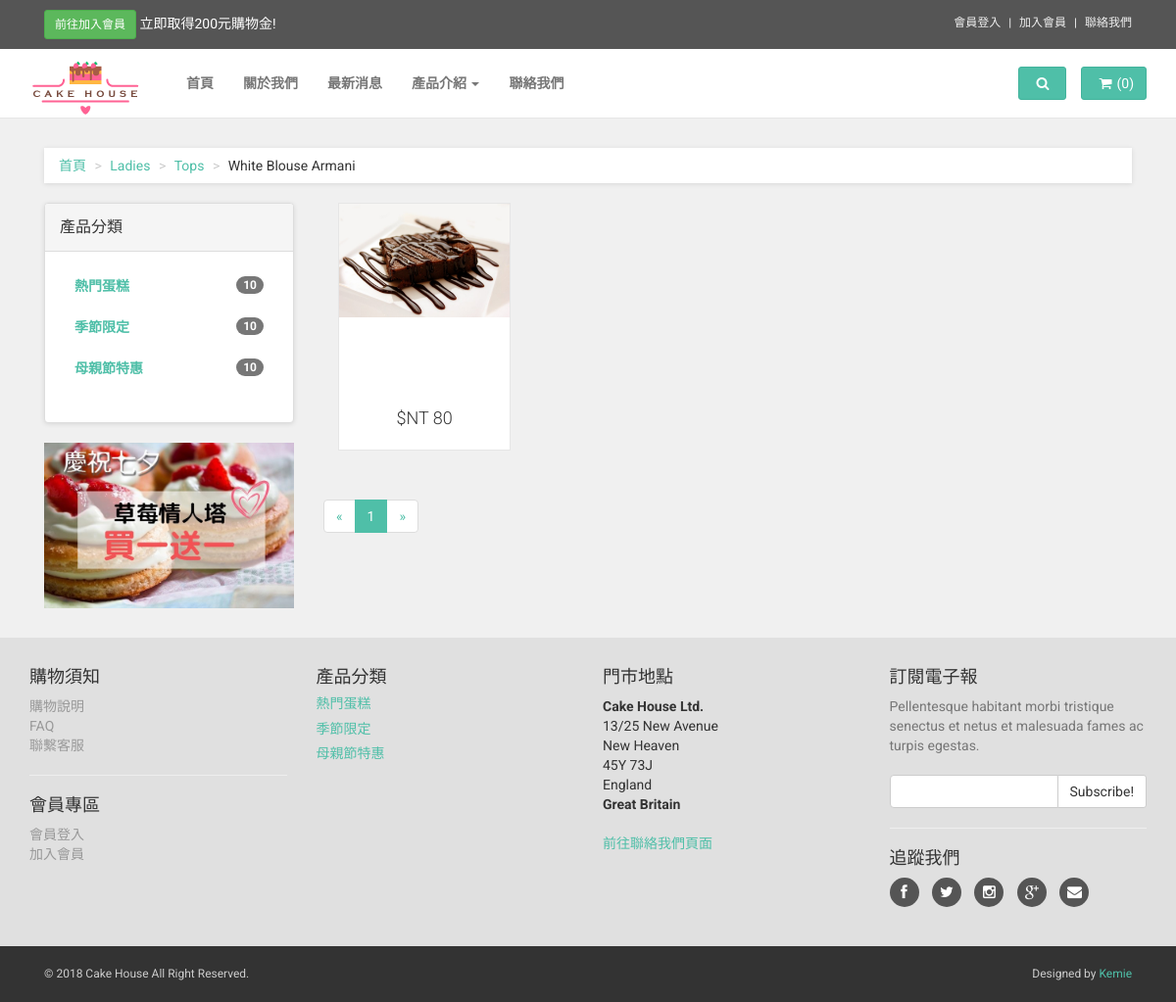
/web/s/product_list.php?categoryID=2, run on the app's committed database.
### tables this page shows
CREATE TABLE `product_categories` (
  `product_categoryID` int(11) NOT NULL,
  `category` varchar(255) NOT NULL,
  `created_at` varchar(255) DEFAULT NULL,
  `updated_at` varchar(255) DEFAULT NULL
);

CREATE TABLE `products` (
  `productID` int(11) NOT NULL,
  `product_categoryID` int(11) NOT NULL,
  `picture` varchar(255) DEFAULT NULL,
  `name_date` varchar(255) NOT NULL,
  `description` text NOT NULL,
  `price` int(11) NOT NULL,
  `created_at` varchar(255) DEFAULT NULL,
  `updated_at` varchar(255) DEFAULT NULL
);

### web/s/product_list.php (the view, shortened to what this page needs)
<?php require_once('../connection/connection.php');
$limit = 12;
if(isset($_GET['page'])){
  $page = $_GET['page'];
}else{
  $page =1;
}
$start_from = ($page-1) * $limit;
$query = $db->query("SELECT * FROM products WHERE product_categoryID = ".$_GET['categoryID']." ORDER BY created_at DESC LIMIT ".$start_from.",".$limit);
$products = $query->fetchAll(PDO::FETCH_ASSOC);
?>
<!DOCTYPE html>
<html lang="en">
<head>
    <?php require_once('template/head_files.php'); ?>
</head>
<body>
<?php require_once('template/navbar.php'); ?>
    <div id="all">
        <div id="content">
            <div class="container">
                <div class="col-md-12">
                    <ul class="breadcrumb">
                        <li><a href="#">首頁</a>
                        </li>
                        <li><a href="#">Ladies</a>
                        </li>
                        <li><a href="#">Tops</a>
                        </li>
                        <li>White Blouse Armani</li>
                    </ul>
                </div>
                <div class="col-md-3">
                    <div class="panel panel-default sidebar-menu">
                        <div class="panel-heading">
                            <h3 class="panel-title">產品分類</h3>
                        </div>
                        <div class="panel-body">
                            <ul class="nav nav-pills nav-stacked category-menu">
                            <?php foreach($product_categories as $category){ ?>
                                <li>
                                    <a href="product_list.php?categoryID=<?php echo $category['product_categoryID']; ?>"><?php echo $category['category']; ?> <span class="badge pull-right">10</span></a>
                                </li>
                            <?php } ?>
                            </ul>
                        </div>
                    </div>
                    <div class="banner">
                        <a href="#">
                            <img src="../images/ad-banner.jpg" alt="sales 2014" class="img-responsive">
                        </a>
                    </div>
                </div>
                <div class="col-md-9">
                    <div class="row">
                        <div class="col-sm-12">
                        <?php foreach($products as $product){ ?>
                        <div class="col-sm-3">
                            <div class="product">
                                <div class="flip-container">
                                    <div class="flipper">
                                        <div class="front">
                                            <a href="product.php?productID=<?php echo $product['productID']; ?>">
                                                <img src="../uploads/products/<?php echo $product['picture']; ?>" alt="" class="img-responsive">
                                            </a>
                                        </div>
                                        <div class="back">
                                            <a href="product.php?productID=<?php echo $product['productID']; ?>">
                                            </a>
                                        </div>
                                    </div>
                                </div>
                                <div class="text">
                                    <h3><a href="product.php?productID=<?php echo $product['productID']; ?>"><?php echo $product['name']; ?></a></h3>
                                    <p class="price">$NT <?php echo $product['price']; ?></p>
                                </div>
                            </div>
                        </div>
                        <?php } ?>
                        </div>
                    </div>
                    <?php
                        $query2 = $db->query("SELECT * FROM products");
                        $data = $query2->fetchAll(PDO::FETCH_ASSOC);
                        $total_pages = ceil(count($data)/ $limit);
                    ?>
                    <ul class="pagination">
                        <li class="page-item">
                        <?php if($page == 1){ ?>
                            <a class="page-link disabled" href="">
                        <?php }else{ ?>
                           <a class="page-link" href="news_list.php?page=<?php echo $page-1; ?>">
                        <?php } ?>
                            <span>«</span>
                        </a>
                        </li>
                        <?php for ($i = 1; $i <= $total_pages; $i++){?>
                        <?php   if($page == $i){ ?>
                        <li class="page-item active">
                        <?php }else{ ?>
                        <li class="page-item">
                        <?php } ?>
                        <a class="page-link" href="news_list.php?page=<?php echo $i; ?>"><?php echo $i; ?></a>
                        </li>
                        <?php } ?>
                        <li class="page-item">
                        <?php if($page ==  $total_pages){ ?>
                            <a class="page-link disabled" href="">
                        <?php }else{ ?>
                            <a class="page-link" href="news_list.php?page=<?php echo $page+1; ?>">
                        <?php } ?>
                            <span>»</span>
                        </a>
                        </li>
                    </ul>
                </div>
            </div>
        </div>
       <?php require_once('template/footer.php'); ?>
</body>
</html>

### web/template/footer.php (shortened to what this page needs)
<?php
$query = $db->query("SELECT * FROM product_categories ORDER BY product_categoryID ASC");
$product_categories = $query->fetchAll(PDO::FETCH_ASSOC);
?>
 <div id="footer" data-animate="fadeInUp">
            <div class="container">
                <div class="row">
                    <div class="col-md-3 col-sm-6">
                        <h4>購物須知</h4>
                        <ul>
                            <li><a href="shopping_rule.php">購物說明</a>
                            </li>
                            <li><a href="faq.php">FAQ</a>
                            </li>
                            <li><a href="contact.php">聯繫客服</a>
                            </li>
                        </ul>
                        <hr>
                        <h4>會員專區</h4>
                        <ul>
                            <li><a href="#" data-toggle="modal" data-target="#login-modal">會員登入</a>
                            </li>
                            <li><a href="register.php">加入會員</a>
                            </li>
                        </ul>
                    </div>
                    <div class="col-md-3 col-sm-6">
                        <h4>產品分類</h4>
                        <?php foreach($product_categories as $category){ ?>
                            <a href="product_list.php?categoryID=<?php echo $category['product_categoryID'];?>">
                            <h5><?php echo $category['category'];?></h5></a>
                                       <?php  } ?>
                    </div>
                    <div class="col-md-3 col-sm-6">
                        <h4>門市地點</h4>
                        <p><strong>Cake House Ltd.</strong>
                            <br>13/25 New Avenue
                            <br>New Heaven
                            <br>45Y 73J
                            <br>England
                            <br>
                            <strong>Great Britain</strong>
                        </p>
                        <a href="contact.php">前往聯絡我們頁面</a>
                    </div>
                    <div class="col-md-3 col-sm-6">
                        <h4>訂閱電子報</h4>
                        <p class="text-muted">Pellentesque habitant morbi tristique senectus et netus et malesuada fames ac turpis egestas.</p>
                        <form>
                            <div class="input-group">
                                <input type="text" class="form-control">
                                <span class="input-group-btn">
			    <button class="btn btn-default" type="button">Subscribe!</button>
			</span>
                            </div>
                        </form>
                        <hr>
                        <h4>追蹤我們</h4>
                        <p class="social">
                            <a href="#" class="facebook external" data-animate-hover="shake"><i class="fa fa-facebook"></i></a>
                            <a href="#" class="twitter external" data-animate-hover="shake"><i class="fa fa-twitter"></i></a>
                            <a href="#" class="instagram external" data-animate-hover="shake"><i class="fa fa-instagram"></i></a>
                            <a href="#" class="gplus external" data-animate-hover="shake"><i class="fa fa-google-plus"></i></a>
                            <a href="#" class="email external" data-animate-hover="shake"><i class="fa fa-envelope"></i></a>
                        </p>
                    </div>
                </div>
            </div>
        </div>
        <div id="copyright">
            <div class="container">
                <div class="col-md-6">
                    <p class="pull-left">© 2018 Cake House All Right Reserved.</p>
                </div>
                <div class="col-md-6">
                    <p class="pull-right">Designed by <a href="https://bootstrapious.com/e-commerce-templates">Kemie
                    </p>
                </div>
            </div>
        </div>
    </div>

### data on the page
product_categories: category "熱門蛋糕"
product_categories: category "季節限定"
product_categories: category "母親節特惠"
products: picture (picture), price "80"
